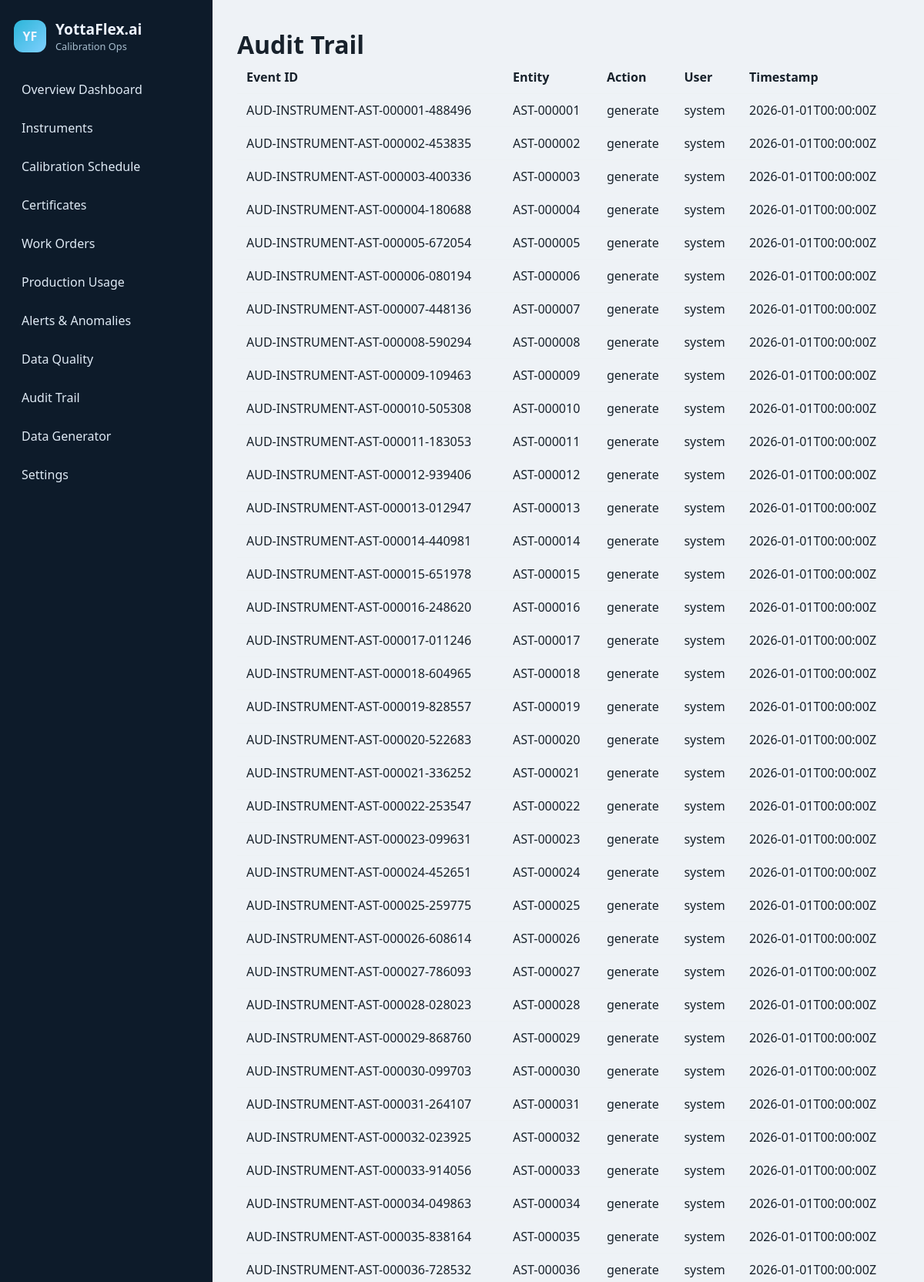
Screenshot of /audit (upper part) with the database file from the repository.
### tables this page shows
CREATE TABLE audit_record (
    id INTEGER PRIMARY KEY AUTOINCREMENT,
    event_id TEXT UNIQUE NOT NULL,
    entity_type TEXT NOT NULL,
    entity_id TEXT NOT NULL,
    action TEXT NOT NULL,
    previous_state TEXT,
    new_state TEXT,
    user_name TEXT NOT NULL,
    created_at TEXT NOT NULL,
    reason TEXT
);

### yottaflex/app.py (the view)
    @app.route('/audit')
    def audit():
        conn = get_connection(app.config['DATABASE_PATH'])
        rows = conn.execute('SELECT * FROM audit_record ORDER BY created_at DESC LIMIT 100').fetchall()
        conn.close()
        return render_template('audit.html', audits=rows)

### yottaflex/db.py (called while the page is built)
def get_connection(database_path=None):
    path = database_path or os.getenv('DATABASE_PATH')
    if not path:
        os.makedirs(str(BASE_DIR / 'data'), exist_ok=True)
        path = str(BASE_DIR / 'data' / 'yottaflex.db')
    os.makedirs(os.path.dirname(path) or '.', exist_ok=True)
    conn = sqlite3.connect(path)
    conn.row_factory = sqlite3.Row
    return conn

### templates/audit.html (shortened to what this page needs)
{% extends 'base.html' %}
{% block content %}
<h1>Audit Trail</h1>
<table class="table">
  <thead><tr><th>Event ID</th><th>Entity</th><th>Action</th><th>User</th><th>Timestamp</th></tr></thead>
  <tbody>
    {% for row in audits %}
    <tr><td>{{ row.event_id }}</td><td>{{ row.entity_id }}</td><td>{{ row.action }}</td><td>{{ row.user_name }}</td><td>{{ row.created_at }}</td></tr>
    {% endfor %}
  </tbody>
</table>
{% endblock %}

### static/styles.css (style rules this page uses)
body { margin:0; font-family:Segoe UI, Arial,sans-serif; background:#eef2f6; color:#17212b; }
h1 { margin: 4px 0 0; font-size:2rem; }
.table { width:100%; border-collapse:collapse; }
.table th, .table td { padding:10px 12px; border-bottom:1px solid #edf1f4; text-align:left; }

### rows the page displays
audit_record: event_id "AUD-INSTRUMENT-AST-000001-488496", entity_id "AST-000001", action "generate", user_name "system", created_at "2026-01-01T00:00:00Z"
audit_record: event_id "AUD-INSTRUMENT-AST-000002-453835", entity_id "AST-000002", action "generate", user_name "system", created_at "2026-01-01T00:00:00Z"
audit_record: event_id "AUD-INSTRUMENT-AST-000003-400336", entity_id "AST-000003", action "generate", user_name "system", created_at "2026-01-01T00:00:00Z"
audit_record: event_id "AUD-INSTRUMENT-AST-000004-180688", entity_id "AST-000004", action "generate", user_name "system", created_at "2026-01-01T00:00:00Z"
audit_record: event_id "AUD-INSTRUMENT-AST-000005-672054", entity_id "AST-000005", action "generate", user_name "system", created_at "2026-01-01T00:00:00Z"
audit_record: event_id "AUD-INSTRUMENT-AST-000006-080194", entity_id "AST-000006", action "generate", user_name "system", created_at "2026-01-01T00:00:00Z"
audit_record: event_id "AUD-INSTRUMENT-AST-000007-448136", entity_id "AST-000007", action "generate", user_name "system", created_at "2026-01-01T00:00:00Z"
audit_record: event_id "AUD-INSTRUMENT-AST-000008-590294", entity_id "AST-000008", action "generate", user_name "system", created_at "2026-01-01T00:00:00Z"
audit_record: event_id "AUD-INSTRUMENT-AST-000009-109463", entity_id "AST-000009", action "generate", user_name "system", created_at "2026-01-01T00:00:00Z"
audit_record: event_id "AUD-INSTRUMENT-AST-000010-505308", entity_id "AST-000010", action "generate", user_name "system", created_at "2026-01-01T00:00:00Z"
audit_record: event_id "AUD-INSTRUMENT-AST-000011-183053", entity_id "AST-000011", action "generate", user_name "system", created_at "2026-01-01T00:00:00Z"
audit_record: event_id "AUD-INSTRUMENT-AST-000012-939406", entity_id "AST-000012", action "generate", user_name "system", created_at "2026-01-01T00:00:00Z"
audit_record: event_id "AUD-INSTRUMENT-AST-000013-012947", entity_id "AST-000013", action "generate", user_name "system", created_at "2026-01-01T00:00:00Z"
audit_record: event_id "AUD-INSTRUMENT-AST-000014-440981", entity_id "AST-000014", action "generate", user_name "system", created_at "2026-01-01T00:00:00Z"
audit_record: event_id "AUD-INSTRUMENT-AST-000015-651978", entity_id "AST-000015", action "generate", user_name "system", created_at "2026-01-01T00:00:00Z"
audit_record: event_id "AUD-INSTRUMENT-AST-000016-248620", entity_id "AST-000016", action "generate", user_name "system", created_at "2026-01-01T00:00:00Z"
audit_record: event_id "AUD-INSTRUMENT-AST-000017-011246", entity_id "AST-000017", action "generate", user_name "system", created_at "2026-01-01T00:00:00Z"
audit_record: event_id "AUD-INSTRUMENT-AST-000018-604965", entity_id "AST-000018", action "generate", user_name "system", created_at "2026-01-01T00:00:00Z"
audit_record: event_id "AUD-INSTRUMENT-AST-000019-828557", entity_id "AST-000019", action "generate", user_name "system", created_at "2026-01-01T00:00:00Z"
audit_record: event_id "AUD-INSTRUMENT-AST-000020-522683", entity_id "AST-000020", action "generate", user_name "system", created_at "2026-01-01T00:00:00Z"
audit_record: event_id "AUD-INSTRUMENT-AST-000021-336252", entity_id "AST-000021", action "generate", user_name "system", created_at "2026-01-01T00:00:00Z"
audit_record: event_id "AUD-INSTRUMENT-AST-000022-253547", entity_id "AST-000022", action "generate", user_name "system", created_at "2026-01-01T00:00:00Z"
audit_record: event_id "AUD-INSTRUMENT-AST-000023-099631", entity_id "AST-000023", action "generate", user_name "system", created_at "2026-01-01T00:00:00Z"
audit_record: event_id "AUD-INSTRUMENT-AST-000024-452651", entity_id "AST-000024", action "generate", user_name "system", created_at "2026-01-01T00:00:00Z"
audit_record: event_id "AUD-INSTRUMENT-AST-000025-259775", entity_id "AST-000025", action "generate", user_name "system", created_at "2026-01-01T00:00:00Z"
audit_record: event_id "AUD-INSTRUMENT-AST-000026-608614", entity_id "AST-000026", action "generate", user_name "system", created_at "2026-01-01T00:00:00Z"
audit_record: event_id "AUD-INSTRUMENT-AST-000027-786093", entity_id "AST-000027", action "generate", user_name "system", created_at "2026-01-01T00:00:00Z"
audit_record: event_id "AUD-INSTRUMENT-AST-000028-028023", entity_id "AST-000028", action "generate", user_name "system", created_at "2026-01-01T00:00:00Z"
audit_record: event_id "AUD-INSTRUMENT-AST-000029-868760", entity_id "AST-000029", action "generate", user_name "system", created_at "2026-01-01T00:00:00Z"
audit_record: event_id "AUD-INSTRUMENT-AST-000030-099703", entity_id "AST-000030", action "generate", user_name "system", created_at "2026-01-01T00:00:00Z"
audit_record: event_id "AUD-INSTRUMENT-AST-000031-264107", entity_id "AST-000031", action "generate", user_name "system", created_at "2026-01-01T00:00:00Z"
audit_record: event_id "AUD-INSTRUMENT-AST-000032-023925", entity_id "AST-000032", action "generate", user_name "system", created_at "2026-01-01T00:00:00Z"
audit_record: event_id "AUD-INSTRUMENT-AST-000033-914056", entity_id "AST-000033", action "generate", user_name "system", created_at "2026-01-01T00:00:00Z"
audit_record: event_id "AUD-INSTRUMENT-AST-000034-049863", entity_id "AST-000034", action "generate", user_name "system", created_at "2026-01-01T00:00:00Z"
audit_record: event_id "AUD-INSTRUMENT-AST-000035-838164", entity_id "AST-000035", action "generate", user_name "system", created_at "2026-01-01T00:00:00Z"
audit_record: event_id "AUD-INSTRUMENT-AST-000036-728532", entity_id "AST-000036", action "generate", user_name "system", created_at "2026-01-01T00:00:00Z"
